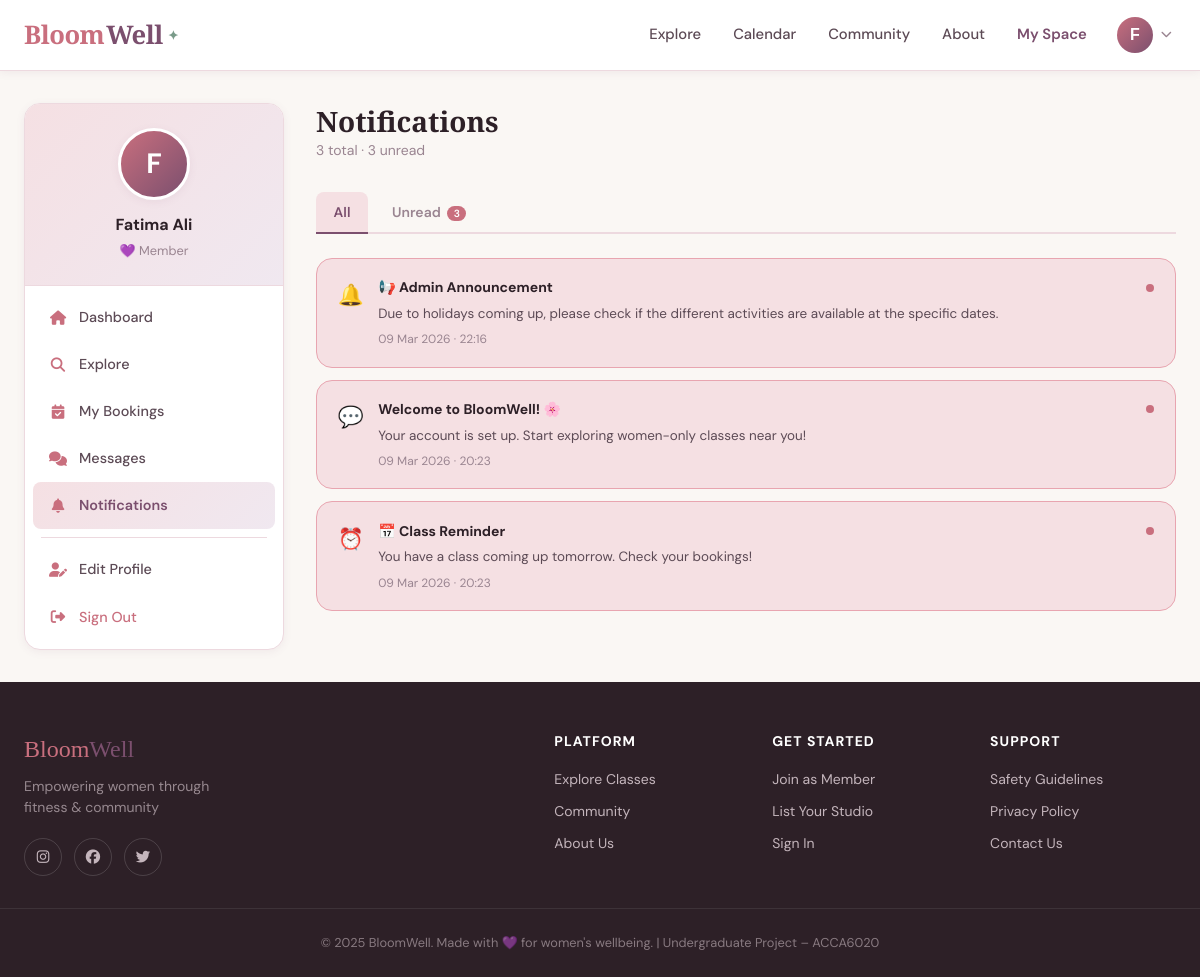
The page /member/notifications (signed in) on the database its author committed.
### app/models/__init__.py (models this page shows, shortened)
class User(UserMixin, db.Model):
    __tablename__ = 'users'
    id = db.Column(db.Integer, primary_key=True)
    email = db.Column(db.String(120), unique=True, nullable=False, index=True)
    username = db.Column(db.String(80), unique=True, nullable=False)
    password_hash = db.Column(db.String(256), nullable=False)
    role = db.Column(db.String(20), nullable=False, default='member')
    full_name = db.Column(db.String(120))
    profile_image = db.Column(db.String(200), default='default_avatar.png')
    bio = db.Column(db.Text)
    location = db.Column(db.String(120))
    phone = db.Column(db.String(20))
    is_active = db.Column(db.Boolean, default=True)
    is_verified = db.Column(db.Boolean, default=False)
    created_at = db.Column(db.DateTime, default=datetime.utcnow)
    last_seen = db.Column(db.DateTime, default=datetime.utcnow)
    member_profile = db.relationship('MemberProfile', backref='user', uselist=False, cascade='all, delete-orphan')
    provider_profile = db.relationship('ProviderProfile', backref='user', uselist=False, cascade='all, delete-orphan')
    bookings = db.relationship('Booking', backref='user', lazy='dynamic', cascade='all, delete-orphan')
    reviews = db.relationship('Review', backref='user', lazy='dynamic', cascade='all, delete-orphan')
    reports = db.relationship('Report', backref='reporter', lazy='dynamic', cascade='all, delete-orphan', foreign_keys='Report.reporter_id')
    discussions = db.relationship('Discussion', backref='author', lazy='dynamic', cascade='all, delete-orphan')
    discussion_replies = db.relationship('DiscussionReply', backref='author', lazy='dynamic', cascade='all, delete-orphan')
    def is_admin(self): return self.role == 'admin'
    def is_provider(self): return self.role == 'provider'
    def is_member(self): return self.role == 'member'

class Notification(db.Model):
    __tablename__ = 'notifications'
    id = db.Column(db.Integer, primary_key=True)
    user_id = db.Column(db.Integer, db.ForeignKey('users.id'), nullable=False)
    title = db.Column(db.String(150))
    message = db.Column(db.Text)
    link = db.Column(db.String(300))
    notif_type = db.Column(db.String(30), default='system')  # booking, reminder, update, announcement, system
    is_read = db.Column(db.Boolean, default=False)
    created_at = db.Column(db.DateTime, default=datetime.utcnow)
    user = db.relationship('User', backref='notifications')

### app/routes/member.py (the view)
@member_bp.route('/notifications')
@login_required
@member_required
def notifications():
    active_filter = request.args.get('filter', 'all')
    q = Notification.query.filter_by(user_id=current_user.id)
    if active_filter == 'unread':
        q = q.filter_by(is_read=False)
    unread_count = Notification.query.filter_by(user_id=current_user.id, is_read=False).count()
    total_count = Notification.query.filter_by(user_id=current_user.id).count()
    notifs = q.order_by(Notification.created_at.desc()).paginate(
        page=request.args.get('page', 1, type=int), per_page=20, error_out=False)
    Notification.query.filter_by(user_id=current_user.id, is_read=False).update({'is_read': True})
    db.session.commit()
    return render_template('member/notifications.html', notifications=notifs,
                           unread_count=unread_count, total_count=total_count,
                           active_filter=active_filter, title='Notifications')

### app/models/__init__.py (called while the page is built)
@login_manager.user_loader
def load_user(user_id):
    return User.query.get(int(user_id))

### app/routes/member.py (called while the page is built)
def member_required(f):
    @wraps(f)
    def decorated_function(*args, **kwargs):
        if not current_user.is_authenticated or not current_user.is_member():
            flash('Access restricted to members.', 'warning')
            return redirect(url_for('main.index'))
        return f(*args, **kwargs)
    return decorated_function

### app/templates/member/notifications.html (shortened to what this page needs)
{% extends "base.html" %}
{% block content %}
<div class="dashboard-layout">
    <aside class="sidebar">
        <div class="sidebar-card">
            <div class="sidebar-header">
                <div class="sidebar-avatar">{{ current_user.full_name[0] if current_user.full_name else 'M' }}</div>
                <div class="sidebar-name">{{ current_user.full_name or current_user.username }}</div>
                <div class="sidebar-role">💜 Member</div>
            </div>
            <nav class="sidebar-nav">
                <a href="{{ url_for('member.dashboard') }}" class="sidebar-link"><i class="fas fa-home"></i> Dashboard</a>
                <a href="{{ url_for('main.explore') }}" class="sidebar-link"><i class="fas fa-search"></i> Explore</a>
                <a href="{{ url_for('member.my_bookings') }}" class="sidebar-link"><i class="fas fa-calendar-check"></i> My Bookings</a>
                <a href="{{ url_for('chat.inbox') }}" class="sidebar-link"><i class="fas fa-comments"></i> Messages</a>
                <a href="{{ url_for('member.notifications') }}" class="sidebar-link active"><i class="fas fa-bell"></i> Notifications</a>
                <div class="sidebar-divider"></div>
                <a href="{{ url_for('member.edit_profile') }}" class="sidebar-link"><i class="fas fa-user-edit"></i> Edit Profile</a>
                <a href="{{ url_for('auth.logout') }}" class="sidebar-link" style="color:var(--rose)"><i class="fas fa-sign-out-alt"></i> Sign Out</a>
            </nav>
        </div>
    </aside>
    <div class="dashboard-content">
        <div style="margin-bottom:1.75rem;display:flex;align-items:center;justify-content:space-between;">
            <div>
                <h1 style="font-size:1.75rem;font-family:var(--font-display);">Notifications</h1>
                <p style="color:var(--text-light);font-size:.875rem;">{{ total_count }} total · {{ unread_count }} unread</p>
            </div>
        </div>
        <div style="display:flex;gap:.4rem;border-bottom:2px solid var(--border);margin-bottom:1.5rem;">
            <a href="?filter=all" style="padding:.55rem 1.1rem;border-radius:8px 8px 0 0;font-size:.875rem;font-weight:600;text-decoration:none;position:relative;top:2px;{% if active_filter=='all' %}color:var(--plum);border-bottom:2px solid var(--plum);background:var(--rose-pale){% else %}color:var(--text-light){% endif %}">All</a>
            <a href="?filter=unread" style="padding:.55rem 1.1rem;border-radius:8px 8px 0 0;font-size:.875rem;font-weight:600;text-decoration:none;position:relative;top:2px;{% if active_filter=='unread' %}color:var(--plum);border-bottom:2px solid var(--plum);background:var(--rose-pale){% else %}color:var(--text-light){% endif %}">
                Unread {% if unread_count > 0 %}<span style="background:var(--rose);color:white;font-size:.65rem;padding:.06rem .4rem;border-radius:100px;margin-left:.2rem;">{{ unread_count }}</span>{% endif %}
            </a>
        </div>
        {% set type_icons = {'booking':'📅','reminder':'⏰','update':'📢','announcement':'🔔','system':'💬'} %}
        {% if notifications.items %}
            {% for notif in notifications.items %}
            <div style="background:{% if not notif.is_read %}var(--rose-pale){% else %}white{% endif %};border:1.5px solid {% if not notif.is_read %}var(--rose-light){% else %}var(--border){% endif %};border-radius:var(--radius);padding:1.1rem 1.3rem;margin-bottom:.75rem;display:flex;gap:.9rem;align-items:flex-start;">
                <div style="font-size:1.3rem;flex-shrink:0;margin-top:.1rem;">{{ type_icons.get(notif.notif_type, '🔔') }}</div>
                <div style="flex:1;">
                    <div style="display:flex;align-items:center;justify-content:space-between;gap:1rem;">
                        <strong style="font-size:.875rem;">{{ notif.title }}</strong>
                        {% if not notif.is_read %}<span style="width:8px;height:8px;background:var(--rose);border-radius:50%;flex-shrink:0;display:inline-block;"></span>{% endif %}
                    </div>
                    <p style="font-size:.84rem;color:var(--text-mid);margin-top:.25rem;">{{ notif.message }}</p>
                    <div style="display:flex;align-items:center;gap:1rem;margin-top:.35rem;">
                        <span style="font-size:.75rem;color:var(--text-light);">{{ notif.created_at.strftime('%d %b %Y · %H:%M') }}</span>
                    </div>
                </div>
            </div>
            {% endfor %}
        {% endif %}
    </div>
</div>
{% endblock %}

### app/templates/base.html (shortened to what this page needs)
<!DOCTYPE html>
<html lang="en">
<head>
    <link rel="stylesheet" href="https://cdnjs.cloudflare.com/ajax/libs/font-awesome/6.5.0/css/all.min.css">
    <link rel="stylesheet" href="{{ url_for('static', filename='css/style.css') }}">
</head>
<body>
<nav class="navbar">
    <div class="nav-container">
        <a href="{{ url_for('main.index') }}" class="nav-logo">
            <span class="logo-bloom">Bloom</span><span class="logo-well">Well</span><span class="logo-dot">✦</span>
        </a>
        <div class="nav-links">
            <a href="{{ url_for('main.explore') }}" class="nav-link">Explore</a>
            <a href="{{ url_for('main.calendar') }}" class="nav-link">Calendar</a>
            <a href="{{ url_for('main.community') }}" class="nav-link">Community</a>
            <a href="{{ url_for('main.about') }}" class="nav-link">About</a>
            {% if current_user.is_authenticated %}
                {% if current_user.is_admin() %}
                    <a href="{{ url_for('admin.dashboard') }}" class="nav-link nav-dashboard">Admin Panel</a>
                {% elif current_user.is_provider() %}
                    <a href="{{ url_for('provider.dashboard') }}" class="nav-link nav-dashboard">My Studio</a>
                {% else %}
                    <a href="{{ url_for('member.dashboard') }}" class="nav-link nav-dashboard">My Space</a>
                {% endif %}
                <div class="nav-user-menu">
                    <button class="nav-avatar-btn" onclick="toggleUserMenu()">
                        {% if current_user.profile_image and current_user.profile_image != 'default_avatar.png' %}
                            <img src="{{ url_for('static', filename='images/' + current_user.profile_image) }}" alt="avatar" class="nav-avatar-img">
                        {% else %}
                            <div class="nav-avatar-placeholder">{{ current_user.full_name[0] if current_user.full_name else current_user.username[0] }}</div>
                        {% endif %}
                        <i class="fas fa-chevron-down nav-chevron"></i>
                    </button>
                </div>
            {% else %}
                <a href="{{ url_for('auth.login') }}" class="btn-nav-outline">Sign In</a>
                <a href="{{ url_for('auth.register') }}" class="btn-nav-solid">Join Free</a>
            {% endif %}
        </div>
    </div>
</nav>
<main>
    {% block content %}{% endblock %}
</main>
<footer class="footer">
    <div class="footer-container">
        <div class="footer-brand">
            <p class="footer-logo"><span class="logo-bloom">Bloom</span><span class="logo-well">Well</span></p>
            <p class="footer-tagline">Empowering women through fitness & community</p>
            <div class="footer-social">
                <a href="#" class="social-link"><i class="fab fa-instagram"></i></a>
                <a href="#" class="social-link"><i class="fab fa-facebook"></i></a>
                <a href="#" class="social-link"><i class="fab fa-twitter"></i></a>
            </div>
        </div>
        <div class="footer-links">
            <div class="footer-col">
                <h4>Platform</h4>
                <a href="{{ url_for('main.explore') }}">Explore Classes</a>
                <a href="{{ url_for('main.community') }}">Community</a>
                <a href="{{ url_for('main.about') }}">About Us</a>
            </div>
            <div class="footer-col">
                <h4>Get Started</h4>
                <a href="{{ url_for('auth.register') }}">Join as Member</a>
                <a href="{{ url_for('auth.register') }}">List Your Studio</a>
                <a href="{{ url_for('auth.login') }}">Sign In</a>
            </div>
            <div class="footer-col">
                <h4>Support</h4>
                <a href="#">Safety Guidelines</a>
                <a href="#">Privacy Policy</a>
                <a href="#">Contact Us</a>
            </div>
        </div>
    </div>
    <div class="footer-bottom">
        <p>© 2025 BloomWell. Made with 💜 for women's wellbeing. | Undergraduate Project – ACCA6020</p>
    </div>
</footer>
</body>
</html>

### rows shown on the page
User: full_name "F", full_name "Fatima Ali"
Notification: get "🔔", title "📢 Admin Announcement", is_read False (drawn), message "Due to holidays coming up, please check if the different activities are available at the specific dates.", created_at "09 Mar 2026 · 22:16"
Notification: get "💬", title "Welcome to BloomWell! 🌸", is_read False (drawn), message "Your account is set up. Start exploring women-only classes near you!", created_at "09 Mar 2026 · 20:23"
Notification: get "⏰", title "📅 Class Reminder", is_read False (drawn), message "You have a class coming up tomorrow. Check your bookings!", created_at "09 Mar 2026 · 20:23"

### other values the page prints
{{ total_count }} "3"
{{ unread_count }} "3"
